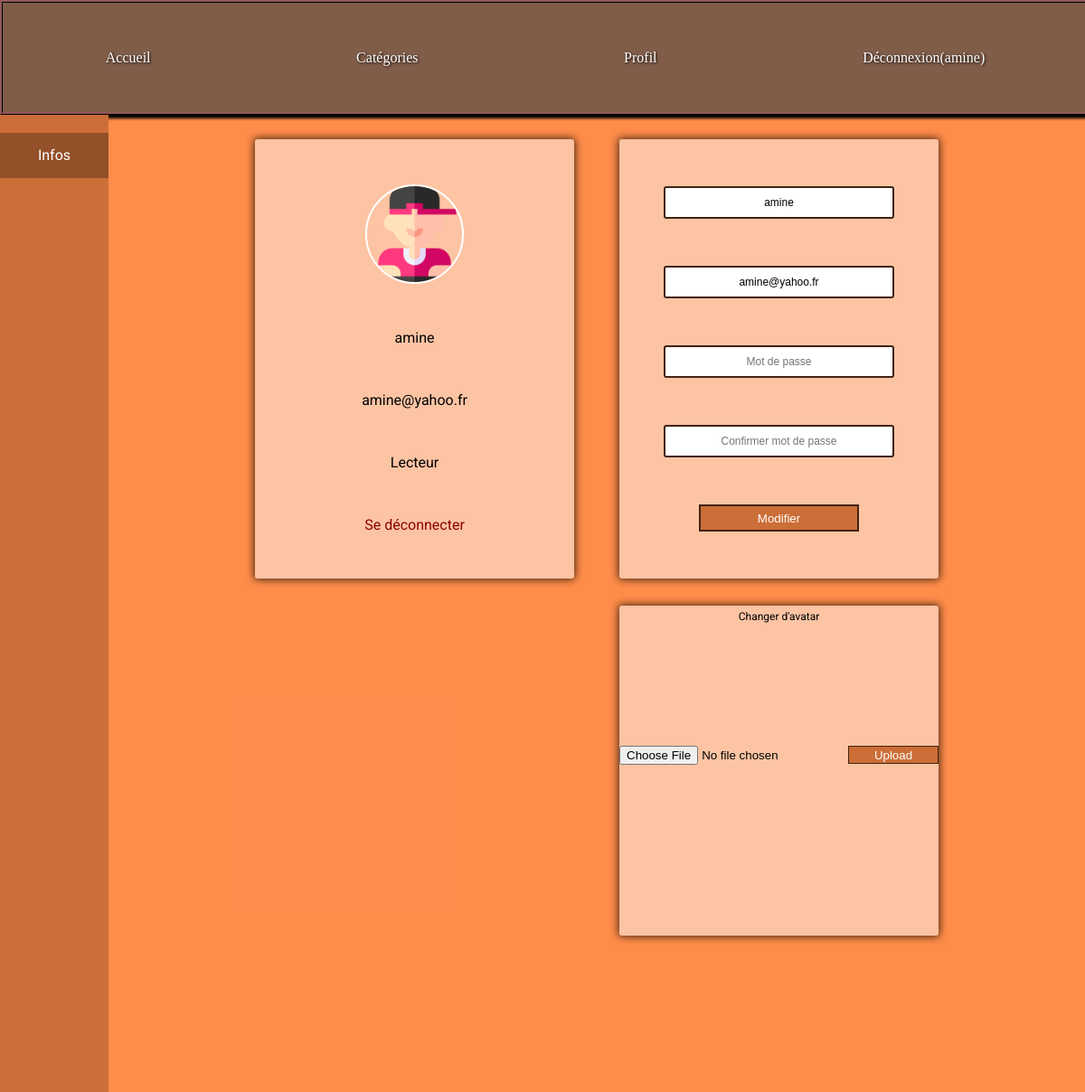
Page /profil.php (signed in) on the committed database.
### tables this page shows
CREATE TABLE IF NOT EXISTS `utilisateurs` (
  `id` int(11) NOT NULL AUTO_INCREMENT,
  `login` varchar(255) NOT NULL,
  `password` varchar(255) NOT NULL,
  `email` varchar(255) NOT NULL,
  `avatar` varchar(255) DEFAULT 'avatars/defaut.png',
  `id_droits` int(11) NOT NULL DEFAULT '1',
  PRIMARY KEY (`id`)
);

### libraries/User.php (called while the page is built, shortened)
<?php
    class User{
        public $id = "";
        private function connectdb(){
            try{
                $db = new PDO('mysql:host=localhost;dbname=blog', 'root', '');
                return($db);
            }
            catch(PDOException $e){
                print "Erreur !: " . $e->getMessage();
                die();
            }
        }
        public function getUserInfos(){
            $id = $this->id;
            $db = $this->connectdb();
            $requete = $db->prepare("SELECT login, email, avatar, id_droits FROM utilisateurs WHERE id = '$id'");
            $requete->execute();
            $results = $requete->fetchAll();
            $username = $results[0][0];
            $mail = $results[0][1];
            $avatar = $results[0][2];
            $droits = $results[0][3];
            $this->username = $username;
            $this->mail = $mail;
            $this->avatar = $avatar;
            $this->droits = $droits;
        }
    }
?>

### libraries/config.php (called while the page is built, shortened)
<?php
    require_once('User.php');
    if(isset($_SESSION['user'])){
        $_SESSION['user']->getUserInfos();
    }
?>

### profil.php (the view, shortened to what this page needs)
<?php
    require_once('libraries/config.php');
?>
<!DOCTYPE html>
<html lang="fr">
<head>
    <link rel="stylesheet" href="css/blog.css">
</head>
<body>
    <?php require_once('templates/header.phtml'); ?>
    <main class="admin_profil" id="profil">
        <nav>
            <div class="nav-link current"><a href="profil.php">Infos</a></div>
        </nav>
        <section>
            <article>
                <div class="content" id="two">
                    <img src="<?php echo $_SESSION['user']->avatar; ?>"/>
                    <p><?php echo $_SESSION['user']->username; ?></p>
                    <p><?php echo $_SESSION['user']->mail; ?></p>
                    <p>
                    <?php
                        if($_SESSION['user']->droits == "1337"){
                            echo "Administrateur";
                        }elseif($_SESSION['user']->droits == "42"){
                            echo "Modérateur";
                        }
                        elseif($_SESSION['user']->droits == "1"){
                            echo "Lecteur";
                        }
                    ?>
                    </p>
                    <a href="?disconnect">Se déconnecter</a>
                </div>
                <div class="content" id="three">
                    <form method="post">
                        <input type="text" name="modify_username" value="<?php echo $_SESSION['user']->username; ?>">
                        <input type="email" name="modify_mail" value="<?php echo $_SESSION['user']->mail; ?>">
                        <input type="password" name="modify_password" placeholder="Mot de passe">
                        <input type="password" name="modify_cpassword" placeholder="Confirmer mot de passe">
                        <input type="submit" value="Modifier" name="modify_button">
                    </form>
                </div>
                <div class="content" id="four">
                    <p>Changer d'avatar</p>
                    <form method="post" enctype="multipart/form-data">
                        <input type="file" name="avatar_file">
                        <input type="submit" name="change_avatar" value="Upload">
                    </form>
                </div>
            </article>
        </section>
    </main>
    <?php require_once('templates/footer.phtml'); ?>
</body>
</html>

### templates/header.phtml (shortened to what this page needs)
<!DOCTYPE html>
<html>
<head>
    <link rel="stylesheet" href="css/blog.css">
</head>
<body>
    <header id="head-container">
        <nav>
            <ul id="ul-container">
                <li class="head-li"><a class="head-lien" href="index.php">Accueil</a></li>
                <li id="dropdown" class="head-li">
                    <a class="head-lien" href="#">Catégories</a>
                </li>
                <?php if(!isset($_SESSION['user'])): ?>
                <li class="head-li"><a class="head-lien" href="inscription.php">Inscription</a></li>
                <li class="head-li"><a class="head-lien" href="connexion.php">Connexion</a></li>
                <?php else : ?>
                <li class="head-li"><a class="head-lien" href="profil.php">Profil</a></li>
                <li class="head-li"><a class="head-lien" href="?disconnect">Déconnexion(<?=$_SESSION['user']->username; ?>)</a></li>
                <?php endif; ?>
            </ul>
        </nav>
    </header>

### css/blog.css (style rules this page uses)
html, body { height: 100%; width: 100%; margin: 0; padding: 0; background-color: rgba(255, 138, 70, 0.829); font-family: 'Roboto', sans-serif; }
p { margin: 0; }
html, body { min-height: 100%; width: 100%; margin: 0; padding: 0; background-color: rgba(255, 138, 70, 0.829); }
header { width: 100%; height: 10%; background-color: #804522; }
.head-li { border: 3px solid #805D49; border: 3px solid #805D49; border-top: 7px solid #805D49; border-bottom: 7px solid #805D49; padding: 34px 38px; padding: 34px 38px; }
.head-lien { color: white; text-decoration: none; font-family: 'Patua One', cursive; text-shadow: 1px 1px 3px black; }
#head-container { height: 10%; display: flex; flex-direction: column; justify-content: center; background-color: #805D49; box-shadow: 0px 4px 3px black; border: 3px ridge #3e2626; }
#ul-container { display: flex; justify-content: space-around; list-style-type: none; align-items: center; padding: 0; margin: 0; }
main.admin_profil { width: 100%; height: 90%; display: flex; justify-content: space-between; }
main.admin_profil nav { height: 100%; width: 10%; background-color: #CC6E37; }
main.admin_profil nav .nav-link { width: 100%; height: 50px; margin-top: 20px; display: flex; justify-content: center; align-items: center; }
main.admin_profil nav .nav-link a { color: white; text-decoration: none; }
main.admin_profil nav .current { background-color: rgb(148, 80, 41); }
main.admin_profil section { width: 90%; height: 100%; display: flex; justify-content: center; align-items: center; }
main#profil section article { width: 70%; height: 95%; display: grid; grid-template-columns: 2fr; grid-template-rows: 2fr 1.5fr 0.5fr; column-gap: 50px; row-gap: 30px; }
main#profil section article .content { background-color: rgb(253, 196, 163); border-radius: 3px; color: black; box-shadow: 0px 0px 10px 1px #412311; }
main#profil section article .content form input[type="submit"] { cursor: pointer; outline: none; }
main#profil section article .content#two { display: flex; flex-direction: column; align-items: center; justify-content: space-evenly; }
main#profil section article .content#two img { width: 30%; height: auto; border-radius: 100%; border: 2px solid white; }
main#profil section article .content#two a { color: darkred; text-decoration: none; }
main#profil section article .content#three form { width: 100%; height: 100%; display: flex; flex-direction: column; align-items: center; justify-content: space-evenly; }
main#profil section article .content#three form input:not([type="submit"]) { width: 70%; height: 30px; text-align: center; font-size: 1vw; border: 2px solid #412311; outline: none; border-radius: 3px; }
main#profil section article .content#three form input[type="submit"] { width: 50%; height: 30px; border: 2px solid #412311; background-color: #CC6E37; color: white; }
main#profil section article .content#four { grid-column-start: 2; }
main#profil section article .content#four p { margin: 0; margin-top: 5px; text-align: center; font-size: 1vw; }
main#profil section article .content#four form { width: 100%; height: 80%; display: flex; align-items: center; justify-content: center; }
main#profil section article .content#four form input[type="submit"] { border: 1px solid #412311; width: 100px; height: 20px; background-color: #CC6E37; color: white; }

### rows in the picture
utilisateurs: login "amine", avatar (picture), email "amine@yahoo.fr", modify_username "amine", modify_mail "amine@yahoo.fr"
